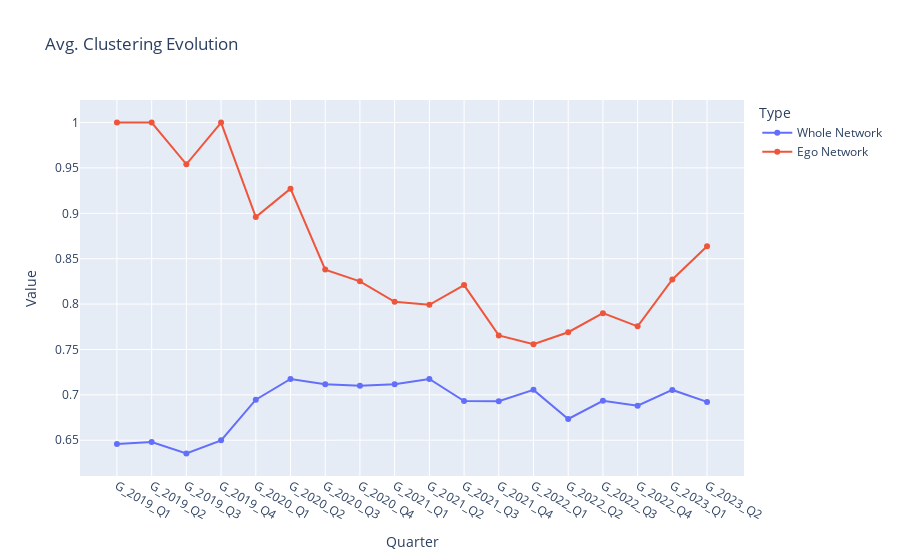

The cell this chart's notebook holds for it:
### Code cell
plot_evolution({key:quarterData['averageClustering'] for (key, quarterData) in summaryWholeAllTime.items()},
               {key:quarterData['averageClustering'] for (key, quarterData) in summaryEgoAllTime.items()},
               'Avg. Clustering Evolution')

### Figure 1 — Plotly figure (JSON) as saved in the notebook; plotly's stock layout.template omitted (floating-point values rounded to 4 significant figures)
{"data": [{"hovertemplate": "Type=Whole Network<br>Quarter=%{x}<br>Value=%{y}<extra></extra>", "legendgroup": "Whole Network", "line": {"color": "#636efa", "dash": "solid"}, "marker": {"symbol": "circle"}, "mode": "lines+markers", "name": "Whole Network", "orientation": "v", "showlegend": true, "type": "scatter", "x": ["G_2019_Q1", "G_2019_Q2", "G_2019_Q3", "G_2019_Q4", "G_2020_Q1", "G_2020_Q2", "G_2020_Q3", "G_2020_Q4", "G_2021_Q1", "G_2021_Q2", "G_2021_Q3", "G_2021_Q4", "G_2022_Q1", "G_2022_Q2", "G_2022_Q3", "G_2022_Q4", "G_2023_Q1", "G_2023_Q2"], "xaxis": "x", "y": [0.6459, 0.6479, 0.6354, 0.6499, 0.6947, 0.7175, 0.7117, 0.7101, 0.7117, 0.7174, 0.6931, 0.6929, 0.7055, 0.6734, 0.6933, 0.688, 0.7054, 0.6922], "yaxis": "y"}, {"hovertemplate": "Type=Ego Network<br>Quarter=%{x}<br>Value=%{y}<extra></extra>", "legendgroup": "Ego Network", "line": {"color": "#EF553B", "dash": "solid"}, "marker": {"symbol": "circle"}, "mode": "lines+markers", "name": "Ego Network", "orientation": "v", "showlegend": true, "type": "scatter", "x": ["G_2019_Q1", "G_2019_Q2", "G_2019_Q3", "G_2019_Q4", "G_2020_Q1", "G_2020_Q2", "G_2020_Q3", "G_2020_Q4", "G_2021_Q1", "G_2021_Q2", "G_2021_Q3", "G_2021_Q4", "G_2022_Q1", "G_2022_Q2", "G_2022_Q3", "G_2022_Q4", "G_2023_Q1", "G_2023_Q2"], "xaxis": "x", "y": [1, 1, 0.954, 1, 0.896, 0.9272, 0.838, 0.825, 0.8025, 0.7992, 0.8209, 0.7655, 0.7557, 0.769, 0.79, 0.7755, 0.8271, 0.8636], "yaxis": "y"}], "layout": {"legend": {"title": {"text": "Type"}, "tracegroupgap": 0}, "title": {"text": "Avg. Clustering Evolution"}, "xaxis": {"anchor": "y", "domain": [0, 1], "title": {"text": "Quarter"}}, "yaxis": {"anchor": "x", "domain": [0, 1], "title": {"text": "Value"}}}}
